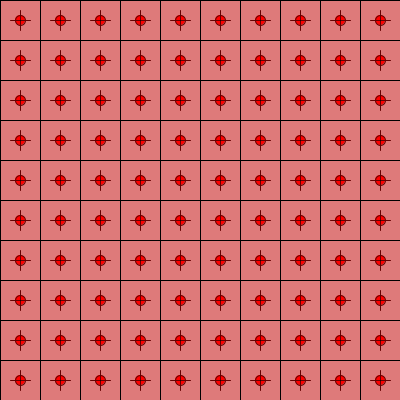
Frame 1 (no input)
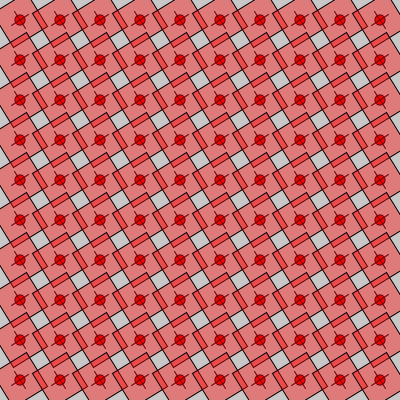
Frame 60 (the mouse pressed at the canvas centre just before this capture)
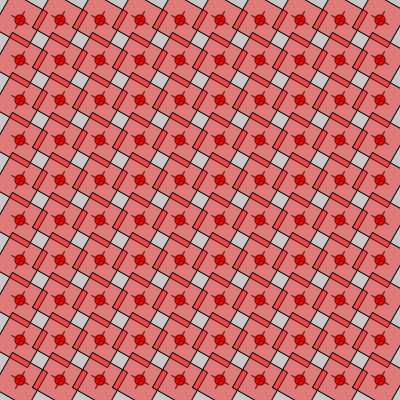
Frame 120 (the mouse held since frame 60 and released just before this capture)

The Processing sketch that drew these frames (run headless with seeded random() and noise(); from frame 60 on, the mouse is pressed at the canvas centre):

// Processing sketch: rotate_translate_grilla
// ── rotate_translate_grilla.pde
int centroX = 0;
int centroY = 0;
int angulo1 = 0;
int angulo2 = 0;
int cant = 10;
int tam;

void setup(){
  size(400, 400);
  tam = width/cant;
}

void draw(){
  background(200);
  
  for(int i=0; i<cant; i++){
    for(int j=0; j<cant; j++){
      pushMatrix();
      translate(i*tam + tam/2, j*tam + tam/2);
      rotate(radians(angulo1));
      dibujarMiraEn(0,0);
      dibujarRectEn(0,0);
      popMatrix();
    }
  }
  
  angulo1++;
}

void dibujarMiraEn(int posX, int posY){
  fill(255,0,0);
  ellipse(posX, posY, 10, 10);
  line(posX-10, posY, posX+10, posY);
  line(posX, posY-10, posX, posY+10);
}

void dibujarRectEn(int posX, int posY){
  fill(255,0,0,100);
  rectMode(CENTER);
  rect(posX, posY, tam, tam);
  line(0, 0, posX, posY);
}
